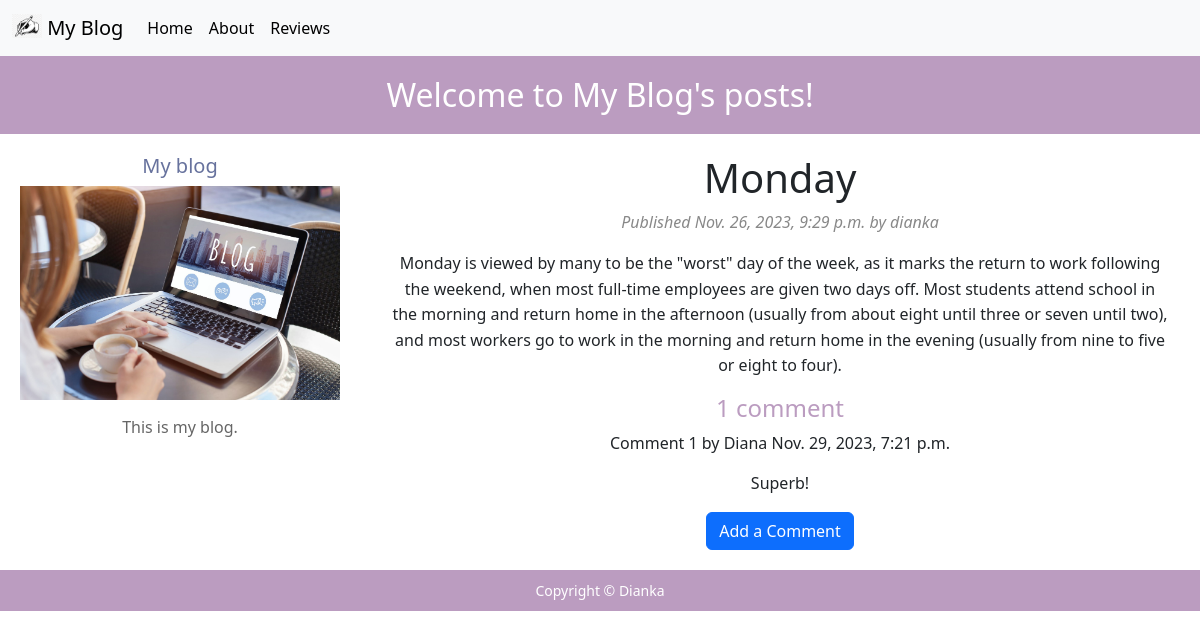
/blog/2023/11/26/monday/, run on the app's committed database.
### blog/models.py (models this page shows, shortened)
class Post(models.Model):
    STATUS_CHOICES = (
        ('draft', 'Draft'),
        ('published', 'Published'),
    )
    title = models.CharField(max_length=250)
    slug = models.SlugField(max_length=250, unique_for_date='publish')
    author = models.ForeignKey(User, on_delete=models.CASCADE, related_name='blog_posts')
    body = models.TextField()
    publish = models.DateTimeField(default=timezone.now)
    created = models.DateTimeField(auto_now_add=True)
    updated = models.DateTimeField(auto_now=True)
    status = models.CharField(max_length=10, choices=STATUS_CHOICES, default='draft')

class Comment(models.Model):
    post = models.ForeignKey(Post, on_delete=models.CASCADE, related_name='comments')
    name = models.CharField(max_length=80)
    email = models.EmailField()
    body = models.TextField()
    created = models.DateTimeField(auto_now_add=True)
    updated = models.DateTimeField(auto_now=True)
    active = models.BooleanField(default=True)

### blog/views.py (the view)
def post_detail(request, year, month, day, post):
    post = get_object_or_404(Post, slug=post, publish__year=year, publish__month=month, publish__day=day)
    comments = post.comments.filter(active=True)
    new_comment = None
    comment_form = None
    if request.method == 'POST':
        comment_form = CommentForm(data=request.POST)
        if comment_form.is_valid():
            new_comment = comment_form.save(commit=False)
            new_comment.post = post
            new_comment.save()
    else:
        comment_form = CommentForm()
    return render(request, 'blog/post/detail.html', {
        'post': post,
        'comments': comments,
        'new_comment': new_comment,
        'comment_form': comment_form
    })

### blog/templates/blog/post/detail.html (shortened to what this page needs)
{% extends "blog/base.html" %}
{% block content %}
{% load static %}
<link href="{% static 'css/blog.css' %}" rel="stylesheet" type="text/css" />
    <div class="container">
        <h1>{{ post.title }}</h1>
        <p class="date">Published {{ post.publish }} by {{ post.author }}</p>
        <div class="row">
            <div class="col-md-12">
                {{ post.body|linebreaks }}
                {% with comments.count as total_comments %}
                    <h2>{{ total_comments }} comment{{ total_comments|pluralize }}</h2>
                {% endwith %}
                {% for comment in comments %}
                    <div class="comment">
                        <p class="info">
                            Comment {{ forloop.counter }} by {{ comment.name }}
                            {{ comment.created }}
                        </p>
                        {{ comment.body|linebreaks }}
                    </div>
                {% empty %}
                    <p>There are no comments yet.</p>
                {% endfor %}
                <button type="button" class="btn btn-primary" data-bs-toggle="modal" data-bs-target="#commentModal">
                    Add a Comment
                </button>
            </div>
        </div>
    </div>
{% endblock %}

### blog/static/css/blog.css (style rules this page uses)
#content h2 { margin-top: 0; font-size: 24px; color: #BB9CC0; }
#content .date { font-style: italic; color: #888; }
#content p { line-height: 1.6; margin-bottom: 15px; }

### data on the page
Post: title "Monday", publish "Nov. 26, 2023, 9:29 p.m.", author "dianka", body "Monday is viewed by many to be the \"worst\" day of the week, as it marks the return to work following the weekend, when most full-time employees are given two days off. Most students attend school in the morning and return home in the afternoon (usually from about eight until three or seven until two), and most workers go to work in the morning and return home in the evening (usually from nine to five or eight to four)."
Comment: name "Diana", created "Nov. 29, 2023, 7:21 p.m.", body "Superb!"

### other printed values
{{ total_comments }} "1"
